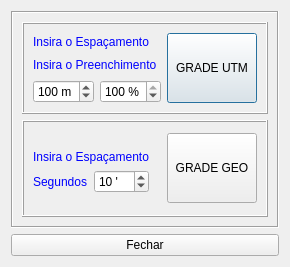
<?xml version="1.0" encoding="UTF-8"?>
<ui version="4.0">
 <class>GradeUtmGeo</class>
 <widget class="QDialog" name="GradeUtmGeo">
  <property name="geometry">
   <rect>
    <x>0</x>
    <y>0</y>
    <width>286</width>
    <height>267</height>
   </rect>
  </property>
  <property name="minimumSize">
   <size>
    <width>0</width>
    <height>0</height>
   </size>
  </property>
  <property name="maximumSize">
   <size>
    <width>286</width>
    <height>267</height>
   </size>
  </property>
  <property name="windowTitle">
   <string>Dialog</string>
  </property>
  <property name="sizeGripEnabled">
   <bool>false</bool>
  </property>
  <layout class="QGridLayout" name="gridLayout_8">
   <item row="0" column="0">
    <layout class="QGridLayout" name="gridLayout_7">
     <item row="0" column="0">
      <widget class="QFrame" name="frame">
       <property name="frameShape">
        <enum>QFrame::Box</enum>
       </property>
       <property name="frameShadow">
        <enum>QFrame::Sunken</enum>
       </property>
       <layout class="QGridLayout" name="gridLayout_6">
        <item row="0" column="0">
         <layout class="QVBoxLayout" name="verticalLayout">
          <item>
           <widget class="QFrame" name="frame_2">
            <property name="frameShape">
             <enum>QFrame::Box</enum>
            </property>
            <property name="frameShadow">
             <enum>QFrame::Raised</enum>
            </property>
            <property name="lineWidth">
             <number>1</number>
            </property>
            <property name="midLineWidth">
             <number>0</number>
            </property>
            <layout class="QGridLayout" name="gridLayout_4">
             <item row="0" column="0">
              <layout class="QGridLayout" name="gridLayout_2">
               <item row="0" column="2">
                <widget class="QPushButton" name="pushButtonGradeUTM">
                 <property name="minimumSize">
                  <size>
                   <width>90</width>
                   <height>70</height>
                  </size>
                 </property>
                 <property name="maximumSize">
                  <size>
                   <width>90</width>
                   <height>70</height>
                  </size>
                 </property>
                 <property name="styleSheet">
                  <string notr="true">QPushButton {
    /* Mantém o estilo original do botão */
    transition: all 0.2s ease; /* Suaviza todas as transições de estado */
}

QPushButton:hover {
    background-color: qlineargradient(spread:pad, x1:0, y1:0, x2:0, y2:1, stop:0 #80dfff, stop:1 #66c2ff); /* Gradiente suave em tons de azul malibu */
    border: 1px solid #3399ff; /* Borda azul malibu mais escura */
    border-radius: 4px; /* Cantos arredondados */
    box-shadow: 0px 4px 8px rgba(102, 194, 255, 0.8); /* Sombra azul malibu brilhante e levemente deslocada para dar profundidade */
}

QPushButton:pressed {
    background-color: qlineargradient(spread:pad, x1:0, y1:0, x2:0, y2:1, stop:0 #66c2ff, stop:1 #3399ff); /* Gradiente mais escuro para efeito pressionado */
    border: 1px solid #007acc; /* Borda azul malibu ainda mais escura */
    box-shadow: inset 0px 4px 8px rgba(102, 194, 255, 0.8); /* Sombra interna para dar a impressão de que o botão foi pressionado */
    transform: scale(0.98); /* Leve redução no tamanho para simular o pressionar */
}
</string>
                 </property>
                 <property name="text">
                  <string>GRADE UTM</string>
                 </property>
                </widget>
               </item>
               <item row="0" column="0">
                <layout class="QVBoxLayout" name="verticalLayout_3">
                 <item>
                  <widget class="QLabel" name="label">
                   <property name="styleSheet">
                    <string notr="true">color: rgb(0, 0, 255);</string>
                   </property>
                   <property name="frameShape">
                    <enum>QFrame::NoFrame</enum>
                   </property>
                   <property name="frameShadow">
                    <enum>QFrame::Sunken</enum>
                   </property>
                   <property name="text">
                    <string>Insira o Espaçamento</string>
                   </property>
                   <property name="textFormat">
                    <enum>Qt::RichText</enum>
                   </property>
                  </widget>
                 </item>
                 <item>
                  <widget class="QLabel" name="label_2">
                   <property name="styleSheet">
                    <string notr="true">color: rgb(0, 0, 255);</string>
                   </property>
                   <property name="frameShape">
                    <enum>QFrame::NoFrame</enum>
                   </property>
                   <property name="frameShadow">
                    <enum>QFrame::Sunken</enum>
                   </property>
                   <property name="text">
                    <string>Insira o Preenchimento</string>
                   </property>
                   <property name="textFormat">
                    <enum>Qt::RichText</enum>
                   </property>
                  </widget>
                 </item>
                 <item>
                  <layout class="QHBoxLayout" name="horizontalLayout">
                   <item>
                    <widget class="QSpinBox" name="spinBox_espacamento">
                     <property name="suffix">
                      <string> m</string>
                     </property>
                     <property name="prefix">
                      <string/>
                     </property>
                     <property name="minimum">
                      <number>10</number>
                     </property>
                     <property name="maximum">
                      <number>500</number>
                     </property>
                     <property name="singleStep">
                      <number>10</number>
                     </property>
                     <property name="value">
                      <number>100</number>
                     </property>
                    </widget>
                   </item>
                   <item>
                    <widget class="QSpinBox" name="spinBox_percentual">
                     <property name="suffix">
                      <string> %</string>
                     </property>
                     <property name="prefix">
                      <string/>
                     </property>
                     <property name="minimum">
                      <number>10</number>
                     </property>
                     <property name="maximum">
                      <number>100</number>
                     </property>
                     <property name="singleStep">
                      <number>10</number>
                     </property>
                     <property name="value">
                      <number>100</number>
                     </property>
                    </widget>
                   </item>
                  </layout>
                 </item>
                </layout>
               </item>
               <item row="0" column="1">
                <spacer name="horizontalSpacer_2">
                 <property name="orientation">
                  <enum>Qt::Horizontal</enum>
                 </property>
                 <property name="sizeHint" stdset="0">
                  <size>
                   <width>40</width>
                   <height>20</height>
                  </size>
                 </property>
                </spacer>
               </item>
              </layout>
             </item>
            </layout>
           </widget>
          </item>
          <item>
           <widget class="QFrame" name="frame_3">
            <property name="frameShape">
             <enum>QFrame::Box</enum>
            </property>
            <property name="frameShadow">
             <enum>QFrame::Raised</enum>
            </property>
            <layout class="QGridLayout" name="gridLayout_3">
             <item row="0" column="0">
              <layout class="QGridLayout" name="gridLayout">
               <item row="0" column="2">
                <widget class="QPushButton" name="pushButtonGradeGeo">
                 <property name="minimumSize">
                  <size>
                   <width>90</width>
                   <height>70</height>
                  </size>
                 </property>
                 <property name="maximumSize">
                  <size>
                   <width>90</width>
                   <height>70</height>
                  </size>
                 </property>
                 <property name="styleSheet">
                  <string notr="true">QPushButton {
    /* Mantém o estilo original do botão */
    transition: all 0.2s ease; /* Suaviza todas as transições de estado */
}

QPushButton:hover {
    background-color: qlineargradient(spread:pad, x1:0, y1:0, x2:0, y2:1, stop:0 #00f7ff, stop:1 #00d9ff); /* Gradiente suave em tons de azul neon */
    border: 1px solid #00b3cc; /* Borda azul neon mais escura */
    border-radius: 4px; /* Cantos arredondados */
    box-shadow: 0px 4px 8px rgba(0, 247, 255, 0.8); /* Sombra azul neon brilhante e levemente deslocada para dar profundidade */
}

QPushButton:pressed {
    background-color: qlineargradient(spread:pad, x1:0, y1:0, x2:0, y2:1, stop:0 #00d9ff, stop:1 #00b3cc); /* Gradiente mais escuro para efeito pressionado */
    border: 1px solid #0099b3; /* Borda azul neon ainda mais escura */
    box-shadow: inset 0px 4px 8px rgba(0, 247, 255, 0.8); /* Sombra interna para dar a impressão de que o botão foi pressionado */
    transform: scale(0.98); /* Leve redução no tamanho para simular o pressionar */
}
</string>
                 </property>
                 <property name="text">
                  <string>GRADE GEO</string>
                 </property>
                 <property name="default">
                  <bool>false</bool>
                 </property>
                 <property name="flat">
                  <bool>false</bool>
                 </property>
                </widget>
               </item>
               <item row="0" column="0">
                <layout class="QGridLayout" name="gridLayout_5">
                 <item row="1" column="1">
                  <widget class="QLabel" name="label_3">
                   <property name="styleSheet">
                    <string notr="true">color: rgb(0, 0, 255);</string>
                   </property>
                   <property name="frameShape">
                    <enum>QFrame::NoFrame</enum>
                   </property>
                   <property name="frameShadow">
                    <enum>QFrame::Sunken</enum>
                   </property>
                   <property name="text">
                    <string>Insira o Espaçamento</string>
                   </property>
                   <property name="textFormat">
                    <enum>Qt::RichText</enum>
                   </property>
                  </widget>
                 </item>
                 <item row="0" column="1">
                  <spacer name="verticalSpacer">
                   <property name="orientation">
                    <enum>Qt::Vertical</enum>
                   </property>
                   <property name="sizeHint" stdset="0">
                    <size>
                     <width>99</width>
                     <height>13</height>
                    </size>
                   </property>
                  </spacer>
                 </item>
                 <item row="2" column="1">
                  <layout class="QVBoxLayout" name="verticalLayout_2">
                   <item>
                    <layout class="QHBoxLayout" name="horizontalLayout_2">
                     <item>
                      <widget class="QLabel" name="label_4">
                       <property name="styleSheet">
                        <string notr="true">color: rgb(0, 0, 255);</string>
                       </property>
                       <property name="text">
                        <string>Segundos</string>
                       </property>
                      </widget>
                     </item>
                     <item>
                      <widget class="QSpinBox" name="spinBox_segundos">
                       <property name="suffix">
                        <string> '</string>
                       </property>
                       <property name="prefix">
                        <string/>
                       </property>
                       <property name="minimum">
                        <number>1</number>
                       </property>
                       <property name="maximum">
                        <number>360</number>
                       </property>
                       <property name="singleStep">
                        <number>1</number>
                       </property>
                       <property name="value">
                        <number>10</number>
                       </property>
                      </widget>
                     </item>
                    </layout>
                   </item>
                   <item>
                    <spacer name="verticalSpacer_2">
                     <property name="orientation">
                      <enum>Qt::Vertical</enum>
                     </property>
                     <property name="sizeHint" stdset="0">
                      <size>
                       <width>20</width>
                       <height>13</height>
                      </size>
                     </property>
                    </spacer>
                   </item>
                  </layout>
                 </item>
                </layout>
               </item>
               <item row="0" column="1">
                <spacer name="horizontalSpacer">
                 <property name="orientation">
                  <enum>Qt::Horizontal</enum>
                 </property>
                 <property name="sizeHint" stdset="0">
                  <size>
                   <width>40</width>
                   <height>20</height>
                  </size>
                 </property>
                </spacer>
               </item>
              </layout>
             </item>
            </layout>
           </widget>
          </item>
         </layout>
        </item>
       </layout>
      </widget>
     </item>
     <item row="1" column="0">
      <widget class="QPushButton" name="pushButtonFechar">
       <property name="styleSheet">
        <string notr="true">QPushButton {
    /* Mantém o estilo original do botão */
    transition: all 0.2s ease; /* Suaviza todas as transições de estado */
}

QPushButton:hover {
    background-color: qlineargradient(spread:pad, x1:0, y1:0, x2:0, y2:1, stop:0 #ffcccc, stop:1 #ff9999); /* Gradiente suave em tons de vermelho claro */
    border: 1px solid #ff6666; /* Borda vermelha mais escura */
    border-radius: 4px; /* Cantos arredondados */
    box-shadow: 0px 4px 8px rgba(255, 0, 0, 0.8); /* Sombra vermelha brilhante e levemente deslocada para dar profundidade */
}

QPushButton:pressed {
    background-color: qlineargradient(spread:pad, x1:0, y1:0, x2:0, y2:1, stop:0 #ff9999, stop:1 #ff6666); /* Gradiente mais escuro para efeito pressionado */
    border: 1px solid #cc0000; /* Borda vermelha ainda mais escura */
    box-shadow: inset 0px 4px 8px rgba(255, 0, 0, 0.8); /* Sombra interna para dar a impressão de que o botão foi pressionado */
    transform: scale(0.98); /* Leve redução no tamanho para simular o pressionar */
}
</string>
       </property>
       <property name="text">
        <string>Fechar</string>
       </property>
      </widget>
     </item>
    </layout>
   </item>
  </layout>
 </widget>
 <resources/>
 <connections/>
</ui>
